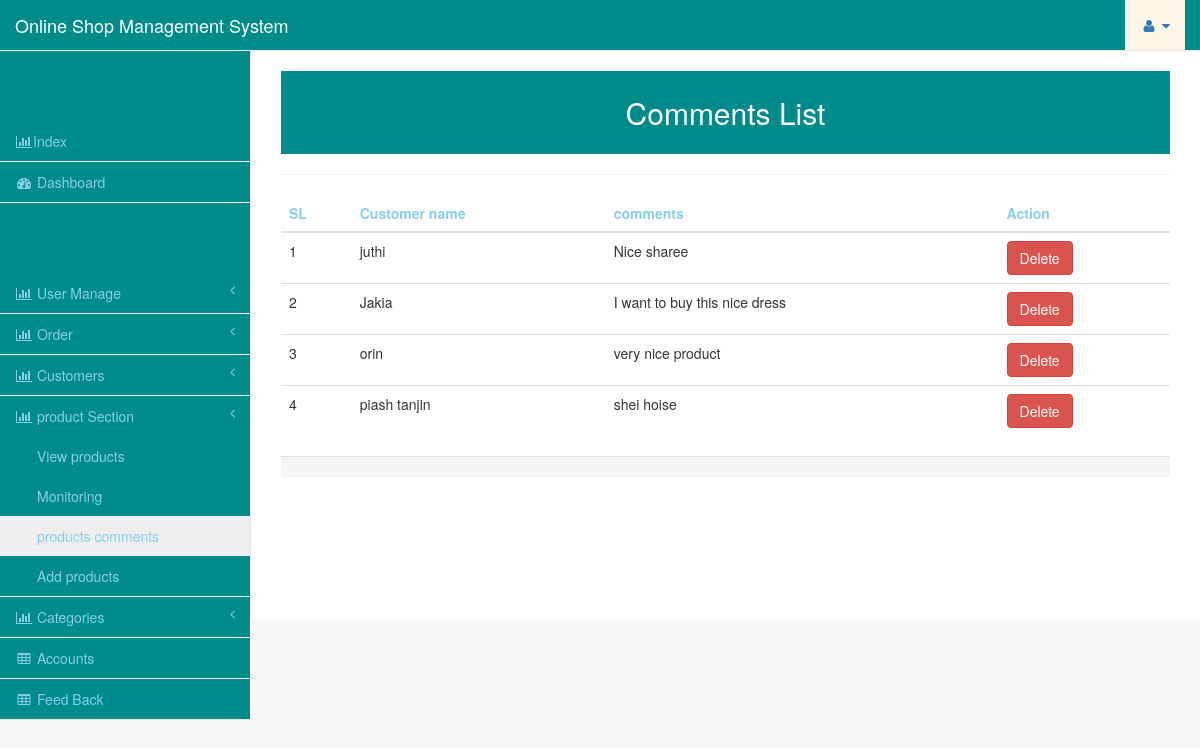
Page /admin/comments.php (signed in) on the committed database.
### tables this page shows
CREATE TABLE `comments` (
  `id` int(100) NOT NULL,
  `name` text NOT NULL,
  `comments` text NOT NULL,
  `prod_id` int(30) NOT NULL
);

### admin/comments.php (the view, shortened to what this page needs)
<?php include"header.php";?>
<div id="page-wrapper">
           <div class="row">
               <div class="col-lg-12">
                  <center> <h2 style="background-color:#008B8B;padding:25px;color:white;">Comments List </h2></center> <hr/>
               </div>
           </div>
						<table class="table">
   <thead>
     <tr style="color:skyblue;">
       <th>SL</th>
       <th>Customer name</th>
	<th>comments</th>
	<th>Action</th>
     </tr>
   </thead>
   <tbody>
						<?php
						$product_query = "SELECT * FROM comments ";
						$run_query = mysqli_query($con,$product_query);
						if(mysqli_num_rows($run_query) > 0){
	$sl = 0;
									while($row = mysqli_fetch_array($run_query)){
										$sl++;
										$name   = $row['name'];
										$comments = $row['comments'];
										?>
									  <tr>
										<td><?php echo $sl; ?></td>
										<td><?php echo $name; ?></td>
										<td><?php echo $comments; ?></td>
										<td>
										<form action="insertpro.php" method="post">
										<input type="submit" name="codelete" class="btn btn-danger" value="Delete">
										</form>
										</td>
									  </tr>
						<?php
	}
						}
						?>
				 </tbody>
 </table>
					 <?php include"footer.php";?>

### rows in the picture
comments: name "juthi", comments "Nice sharee"
comments: name "Jakia", comments "I want to buy this nice dress"
comments: name "orin", comments "very nice product"
comments: name "piash tanjin", comments "shei hoise"
